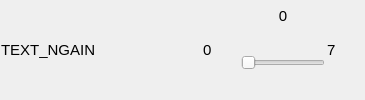
       <widget class="QWidget" name="widget_slider_06" native="true">
        <layout class="QHBoxLayout" name="horizontalLayout_11" stretch="1,3">
         <property name="spacing">
          <number>1</number>
         </property>
         <property name="leftMargin">
          <number>1</number>
         </property>
         <property name="topMargin">
          <number>1</number>
         </property>
         <property name="rightMargin">
          <number>1</number>
         </property>
         <property name="bottomMargin">
          <number>1</number>
         </property>
         <item>
          <widget class="QLabel" name="label_TEXT_NGAIN">
           <property name="minimumSize">
            <size>
             <width>200</width>
             <height>0</height>
            </size>
           </property>
           <property name="font">
            <font>
             <pointsize>11</pointsize>
            </font>
           </property>
           <property name="text">
            <string>TEXT_NGAIN</string>
           </property>
          </widget>
         </item>
         <item>
          <widget class="QWidget" name="widget_7" native="true">
           <property name="font">
            <font>
             <pointsize>1</pointsize>
            </font>
           </property>
           <layout class="QHBoxLayout" name="horizontalLayout_25">
            <property name="spacing">
             <number>1</number>
            </property>
            <property name="leftMargin">
             <number>1</number>
            </property>
            <property name="topMargin">
             <number>1</number>
            </property>
            <property name="rightMargin">
             <number>1</number>
            </property>
            <property name="bottomMargin">
             <number>1</number>
            </property>
            <item>
             <widget class="QLabel" name="label_TEXT_NGAIN_Min">
              <property name="minimumSize">
               <size>
                <width>36</width>
                <height>20</height>
               </size>
              </property>
              <property name="maximumSize">
               <size>
                <width>36</width>
                <height>20</height>
               </size>
              </property>
              <property name="font">
               <font>
                <pointsize>11</pointsize>
               </font>
              </property>
              <property name="text">
               <string>0</string>
              </property>
             </widget>
            </item>
            <item>
             <widget class="QWidget" name="widget_22" native="true">
              <property name="layoutDirection">
               <enum>Qt::LeftToRight</enum>
              </property>
              <layout class="QVBoxLayout" name="verticalLayout_9">
               <property name="spacing">
                <number>1</number>
               </property>
               <property name="leftMargin">
                <number>1</number>
               </property>
               <property name="topMargin">
                <number>1</number>
               </property>
               <property name="rightMargin">
                <number>1</number>
               </property>
               <property name="bottomMargin">
                <number>1</number>
               </property>
               <item>
                <widget class="QWidget" name="widget_23" native="true">
                 <property name="minimumSize">
                  <size>
                   <width>0</width>
                   <height>24</height>
                  </size>
                 </property>
                 <property name="maximumSize">
                  <size>
                   <width>16777215</width>
                   <height>24</height>
                  </size>
                 </property>
                 <layout class="QHBoxLayout" name="horizontalLayout_26">
                  <property name="spacing">
                   <number>1</number>
                  </property>
                  <property name="leftMargin">
                   <number>1</number>
                  </property>
                  <property name="topMargin">
                   <number>1</number>
                  </property>
                  <property name="rightMargin">
                   <number>1</number>
                  </property>
                  <property name="bottomMargin">
                   <number>1</number>
                  </property>
                  <item>
                   <widget class="QLabel" name="label_TEXT_NGAIN_Current">
                    <property name="minimumSize">
                     <size>
                      <width>0</width>
                      <height>24</height>
                     </size>
                    </property>
                    <property name="maximumSize">
                     <size>
                      <width>16777215</width>
                      <height>24</height>
                     </size>
                    </property>
                    <property name="font">
                     <font>
                      <pointsize>11</pointsize>
                     </font>
                    </property>
                    <property name="text">
                     <string>0</string>
                    </property>
                    <property name="alignment">
                     <set>Qt::AlignCenter</set>
                    </property>
                   </widget>
                  </item>
                 </layout>
                </widget>
               </item>
               <item>
                <widget class="QSlider" name="Slider_TEXT_NGAIN">
                 <property name="enabled">
                  <bool>false</bool>
                 </property>
                 <property name="sizePolicy">
                  <sizepolicy hsizetype="Expanding" vsizetype="Preferred">
                   <horstretch>0</horstretch>
                   <verstretch>3</verstretch>
                  </sizepolicy>
                 </property>
                 <property name="minimumSize">
                  <size>
                   <width>0</width>
                   <height>24</height>
                  </size>
                 </property>
                 <property name="pageStep">
                  <number>1</number>
                 </property>
                 <property name="value">
                  <number>0</number>
                 </property>
                 <property name="orientation">
                  <enum>Qt::Horizontal</enum>
                 </property>
                </widget>
               </item>
              </layout>
             </widget>
            </item>
            <item>
             <widget class="QLabel" name="label_TEXT_NGAIN_Max">
              <property name="minimumSize">
               <size>
                <width>36</width>
                <height>24</height>
               </size>
              </property>
              <property name="maximumSize">
               <size>
                <width>36</width>
                <height>24</height>
               </size>
              </property>
              <property name="font">
               <font>
                <pointsize>11</pointsize>
               </font>
              </property>
              <property name="text">
               <string>7</string>
              </property>
             </widget>
            </item>
           </layout>
          </widget>
         </item>
        </layout>
       </widget>
